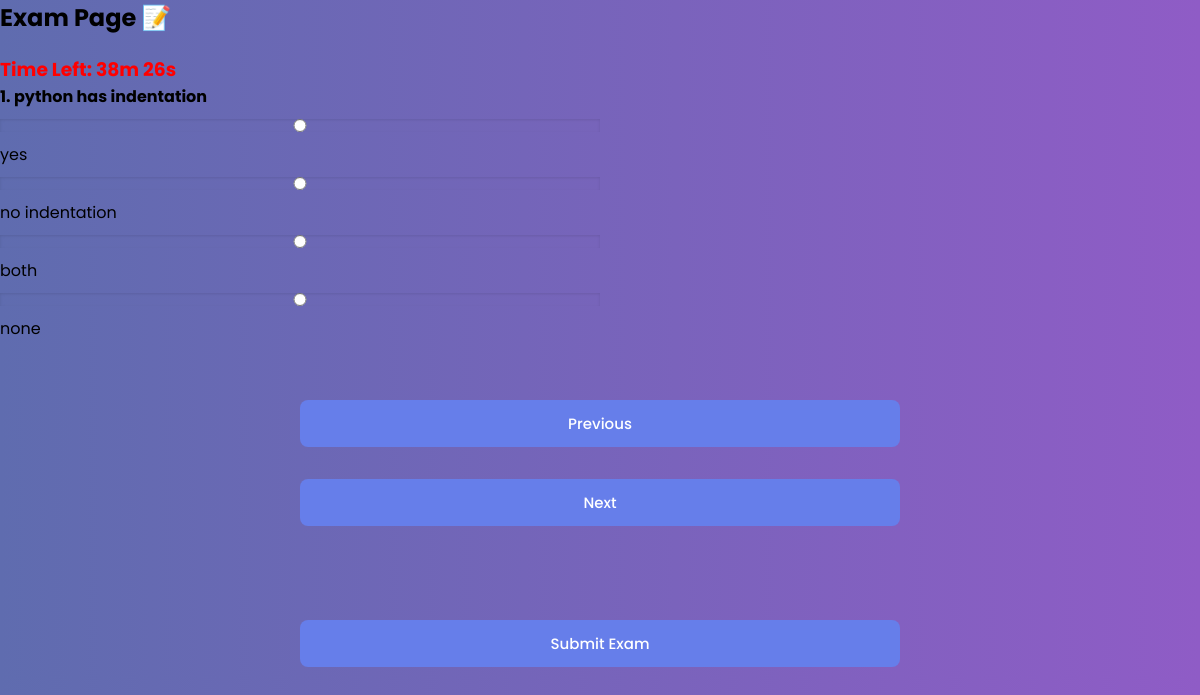
/exam/5 (signed in), run on the app's committed database.
### app.py (models this page shows)
class Question(db.Model):
    id = db.Column(db.Integer, primary_key=True)
    exam_id = db.Column(db.Integer)
    question = db.Column(db.String(200))
    option1 = db.Column(db.String(100))
    option2 = db.Column(db.String(100))
    option3 = db.Column(db.String(100))
    option4 = db.Column(db.String(100))
    answer = db.Column(db.String(100))

### app.py (the view, shortened to what this page needs)
@app.route('/exam/<int:exam_id>', methods=['GET', 'POST'])
def exam(exam_id):
    existing = Result.query.filter_by(
        student_id=session['user_id'],
        exam_id=exam_id
    ).first()
    if existing:
        return redirect('/student_dashboard')
    exam = Exam.query.get(exam_id)
    questions = Question.query.filter_by(exam_id=exam_id).all()
    return render_template('exam.html',
                           questions=questions,
                           end_time=exam.end_time)

### templates/exam.html (shortened to what this page needs)
<!DOCTYPE html>
<html>
<head>
    <link rel="stylesheet" href="{{ url_for('static', filename='styles.css') }}">
</head>
<body>
<h2>Exam Page 📝</h2>
<h3 id="timer" style="color:red;"></h3>
<form method="POST" id="examForm">
    {% for q in questions %}
        <div class="question">
            <p><b>{{ loop.index }}. {{ q.question }}</b></p>
            <input type="radio" name="q{{ q.id }}" value="{{ q.option1 }}"> {{ q.option1 }}<br>
            <input type="radio" name="q{{ q.id }}" value="{{ q.option2 }}"> {{ q.option2 }}<br>
            <input type="radio" name="q{{ q.id }}" value="{{ q.option3 }}"> {{ q.option3 }}<br>
            <input type="radio" name="q{{ q.id }}" value="{{ q.option4 }}"> {{ q.option4 }}<br>
        </div>
    {% endfor %}
    <br>
    <button type="button" onclick="prevQuestion()">Previous</button>
    <button type="button" onclick="nextQuestion()">Next</button>
    <br><br>
    <button type="submit" onclick="saveAnswer()">Submit Exam</button>
</form>
</body>
</html>

### static/styles.css (style rules this page uses)
* { margin: 0; padding: 0; box-sizing: border-box; font-family: 'Poppins', sans-serif; }
body { margin: 0; font-family: 'Poppins', sans-serif; background: linear-gradient(to right, #5f6caf, #8f5cc6); }
h2 { text-align: left; margin-bottom: 20px; }
form { display: flex; flex-direction: column; gap: 12px; }
input { width: 60%; max-width: 600px; padding: 12px; border-radius: 8px; border: none; background-color: #f5f5f5; box-shadow: inset 0 1px 3px rgba(0,0,0,0.1); font-size: 14px; display: block; margin: 10px 0; }
button { width: 60%; padding: 12px; background: #667eea; color: white; border: none; border-radius: 8px; cursor: pointer; transition: 0.3s; font-size: 15px; font-weight: 500; max-width: 600px; margin: 10px auto; display: block; }

### data on the page
Question: question "python has indentation", option1 "yes", option2 "no indentation", option3 "both", option4 "none"
